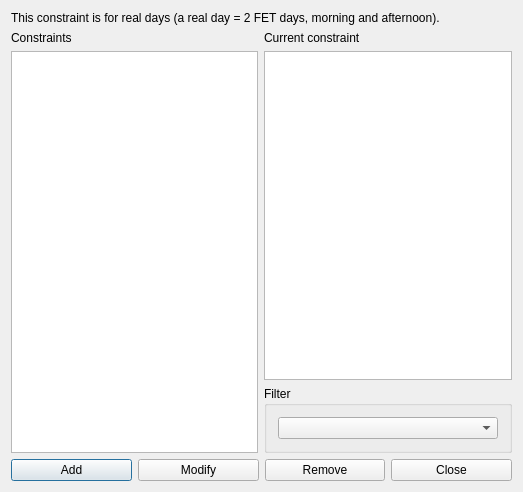
<?xml version="1.0" encoding="UTF-8"?>
<ui version="4.0">
 <class>ConstraintTeacherMaxGapsPerWeekForRealDaysForm_template</class>
 <widget class="QDialog" name="ConstraintTeacherMaxGapsPerWeekForRealDaysForm_template">
  <property name="geometry">
   <rect>
    <x>0</x>
    <y>0</y>
    <width>523</width>
    <height>492</height>
   </rect>
  </property>
  <property name="windowTitle">
   <string extracomment="This is the title of the dialog in which you see the list of all constraints of this type">Constraints teacher max gaps per week for real days</string>
  </property>
  <layout class="QGridLayout" name="gridLayout_2">
   <item row="1" column="0" rowspan="2">
    <layout class="QVBoxLayout" name="verticalLayout_2">
     <item>
      <widget class="QLabel" name="constraintsTextLabel">
       <property name="frameShape">
        <enum>QFrame::NoFrame</enum>
       </property>
       <property name="frameShadow">
        <enum>QFrame::Plain</enum>
       </property>
       <property name="text">
        <string>Constraints</string>
       </property>
       <property name="wordWrap">
        <bool>false</bool>
       </property>
      </widget>
     </item>
     <item>
      <widget class="QListWidget" name="constraintsListWidget"/>
     </item>
    </layout>
   </item>
   <item row="1" column="1">
    <layout class="QVBoxLayout" name="verticalLayout">
     <item>
      <widget class="QLabel" name="currentConstraintTextLabel">
       <property name="text">
        <string>Current constraint</string>
       </property>
       <property name="wordWrap">
        <bool>false</bool>
       </property>
      </widget>
     </item>
     <item>
      <widget class="QPlainTextEdit" name="currentConstraintTextEdit"/>
     </item>
    </layout>
   </item>
   <item row="3" column="0" colspan="2">
    <layout class="QHBoxLayout" name="horizontalLayout">
     <item>
      <widget class="QPushButton" name="addConstraintPushButton">
       <property name="text">
        <string>Add</string>
       </property>
      </widget>
     </item>
     <item>
      <widget class="QPushButton" name="modifyConstraintPushButton">
       <property name="text">
        <string>Modify</string>
       </property>
      </widget>
     </item>
     <item>
      <widget class="QPushButton" name="removeConstraintPushButton">
       <property name="text">
        <string>Remove</string>
       </property>
      </widget>
     </item>
     <item>
      <widget class="QPushButton" name="closePushButton">
       <property name="text">
        <string>Close</string>
       </property>
      </widget>
     </item>
    </layout>
   </item>
   <item row="2" column="1">
    <widget class="QGroupBox" name="filterGroupBox">
     <property name="title">
      <string>Filter</string>
     </property>
     <layout class="QGridLayout" name="gridLayout">
      <item row="0" column="0">
       <widget class="QComboBox" name="teachersComboBox"/>
      </item>
     </layout>
    </widget>
   </item>
   <item row="0" column="0" colspan="2">
    <widget class="QLabel" name="label_2">
     <property name="sizePolicy">
      <sizepolicy hsizetype="Minimum" vsizetype="Minimum">
       <horstretch>0</horstretch>
       <verstretch>0</verstretch>
      </sizepolicy>
     </property>
     <property name="text">
      <string>This constraint is for real days (a real day = 2 FET days, morning and afternoon).</string>
     </property>
     <property name="wordWrap">
      <bool>true</bool>
     </property>
    </widget>
   </item>
  </layout>
 </widget>
 <layoutdefault spacing="6" margin="11"/>
 <resources/>
 <connections/>
</ui>
